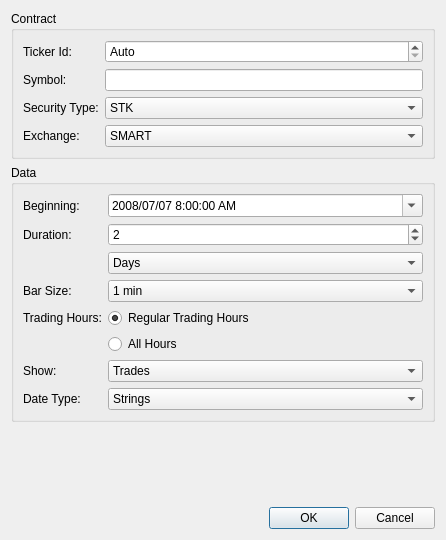
<ui version="4.0" >
 <class>HistoricalDataDialog</class>
 <widget class="QDialog" name="HistoricalDataDialog" >
  <property name="geometry" >
   <rect>
    <x>0</x>
    <y>0</y>
    <width>446</width>
    <height>540</height>
   </rect>
  </property>
  <property name="windowTitle" >
   <string>Historical Data Parameters</string>
  </property>
  <layout class="QVBoxLayout" name="verticalLayout" >
   <item>
    <widget class="QGroupBox" name="groupBox" >
     <property name="title" >
      <string>Contract</string>
     </property>
     <property name="flat" >
      <bool>true</bool>
     </property>
     <layout class="QGridLayout" name="gridLayout" >
      <item row="2" column="1" >
       <widget class="QComboBox" name="secType" >
        <item>
         <property name="text" >
          <string>STK</string>
         </property>
        </item>
        <item>
         <property name="text" >
          <string>OPT</string>
         </property>
        </item>
        <item>
         <property name="text" >
          <string>FUT</string>
         </property>
        </item>
       </widget>
      </item>
      <item row="2" column="0" >
       <widget class="QLabel" name="label_2" >
        <property name="text" >
         <string>Security Type:</string>
        </property>
       </widget>
      </item>
      <item row="1" column="0" >
       <widget class="QLabel" name="label_3" >
        <property name="text" >
         <string>Symbol:</string>
        </property>
       </widget>
      </item>
      <item row="1" column="1" >
       <widget class="QLineEdit" name="symbolName" >
        <property name="alignment" >
         <set>Qt::AlignLeading|Qt::AlignLeft|Qt::AlignVCenter</set>
        </property>
       </widget>
      </item>
      <item row="3" column="1" >
       <widget class="QComboBox" name="exchangeName" >
        <item>
         <property name="text" >
          <string>SMART</string>
         </property>
        </item>
        <item>
         <property name="text" >
          <string>NASDAQ</string>
         </property>
        </item>
        <item>
         <property name="text" >
          <string>NYSE</string>
         </property>
        </item>
       </widget>
      </item>
      <item row="3" column="0" >
       <widget class="QLabel" name="label_4" >
        <property name="text" >
         <string>Exchange:</string>
        </property>
       </widget>
      </item>
      <item row="0" column="0" >
       <widget class="QLabel" name="label" >
        <property name="text" >
         <string>Ticker Id:</string>
        </property>
       </widget>
      </item>
      <item row="0" column="1" >
       <widget class="QSpinBox" name="tickId" >
        <property name="frame" >
         <bool>true</bool>
        </property>
        <property name="specialValueText" >
         <string>Auto</string>
        </property>
        <property name="minimum" >
         <number>-1</number>
        </property>
        <property name="maximum" >
         <number>999999</number>
        </property>
        <property name="value" >
         <number>-1</number>
        </property>
       </widget>
      </item>
     </layout>
    </widget>
   </item>
   <item>
    <widget class="QGroupBox" name="groupBox_2" >
     <property name="title" >
      <string>Data</string>
     </property>
     <property name="flat" >
      <bool>true</bool>
     </property>
     <layout class="QGridLayout" name="gridLayout_2" >
      <item row="0" column="0" >
       <widget class="QLabel" name="label_5" >
        <property name="sizePolicy" >
         <sizepolicy vsizetype="Preferred" hsizetype="Minimum" >
          <horstretch>0</horstretch>
          <verstretch>0</verstretch>
         </sizepolicy>
        </property>
        <property name="text" >
         <string>Beginning:</string>
        </property>
       </widget>
      </item>
      <item row="0" column="1" >
       <widget class="QDateTimeEdit" name="startDate" >
        <property name="sizePolicy" >
         <sizepolicy vsizetype="Fixed" hsizetype="MinimumExpanding" >
          <horstretch>0</horstretch>
          <verstretch>0</verstretch>
         </sizepolicy>
        </property>
        <property name="dateTime" >
         <datetime>
          <hour>8</hour>
          <minute>0</minute>
          <second>0</second>
          <year>2008</year>
          <month>7</month>
          <day>7</day>
         </datetime>
        </property>
        <property name="date" >
         <date>
          <year>2008</year>
          <month>7</month>
          <day>7</day>
         </date>
        </property>
        <property name="displayFormat" >
         <string>yyyy/MM/dd h:mm:ss AP</string>
        </property>
        <property name="calendarPopup" >
         <bool>true</bool>
        </property>
       </widget>
      </item>
      <item row="1" column="0" >
       <widget class="QLabel" name="label_6" >
        <property name="sizePolicy" >
         <sizepolicy vsizetype="Preferred" hsizetype="Minimum" >
          <horstretch>0</horstretch>
          <verstretch>0</verstretch>
         </sizepolicy>
        </property>
        <property name="text" >
         <string>Duration:</string>
        </property>
       </widget>
      </item>
      <item row="1" column="1" >
       <widget class="QSpinBox" name="durationValue" >
        <property name="minimum" >
         <number>1</number>
        </property>
        <property name="maximum" >
         <number>99999</number>
        </property>
        <property name="singleStep" >
         <number>1</number>
        </property>
        <property name="value" >
         <number>2</number>
        </property>
       </widget>
      </item>
      <item row="2" column="1" >
       <widget class="QComboBox" name="durationType" >
        <property name="currentIndex" >
         <number>1</number>
        </property>
        <item>
         <property name="text" >
          <string>Seconds</string>
         </property>
        </item>
        <item>
         <property name="text" >
          <string>Days</string>
         </property>
        </item>
        <item>
         <property name="text" >
          <string>Weeks</string>
         </property>
        </item>
       </widget>
      </item>
      <item row="3" column="0" >
       <widget class="QLabel" name="label_10" >
        <property name="sizePolicy" >
         <sizepolicy vsizetype="Preferred" hsizetype="Minimum" >
          <horstretch>0</horstretch>
          <verstretch>0</verstretch>
         </sizepolicy>
        </property>
        <property name="text" >
         <string>Bar Size:</string>
        </property>
       </widget>
      </item>
      <item row="3" column="1" >
       <widget class="QComboBox" name="barSize" >
        <property name="currentIndex" >
         <number>4</number>
        </property>
        <item>
         <property name="text" >
          <string>1 secs</string>
         </property>
        </item>
        <item>
         <property name="text" >
          <string>5 secs</string>
         </property>
        </item>
        <item>
         <property name="text" >
          <string>15 secs</string>
         </property>
        </item>
        <item>
         <property name="text" >
          <string>30 secs</string>
         </property>
        </item>
        <item>
         <property name="text" >
          <string>1 min</string>
         </property>
        </item>
        <item>
         <property name="text" >
          <string>2 mins</string>
         </property>
        </item>
        <item>
         <property name="text" >
          <string>3 mins</string>
         </property>
        </item>
        <item>
         <property name="text" >
          <string>5 mins</string>
         </property>
        </item>
        <item>
         <property name="text" >
          <string>15 mins</string>
         </property>
        </item>
        <item>
         <property name="text" >
          <string>30 mins</string>
         </property>
        </item>
        <item>
         <property name="text" >
          <string>1 hour</string>
         </property>
        </item>
        <item>
         <property name="text" >
          <string>1 day</string>
         </property>
        </item>
        <item>
         <property name="text" >
          <string>1 week</string>
         </property>
        </item>
        <item>
         <property name="text" >
          <string>1 month</string>
         </property>
        </item>
        <item>
         <property name="text" >
          <string>3 months</string>
         </property>
        </item>
        <item>
         <property name="text" >
          <string>1 year</string>
         </property>
        </item>
       </widget>
      </item>
      <item row="4" column="0" >
       <widget class="QLabel" name="label_9" >
        <property name="sizePolicy" >
         <sizepolicy vsizetype="Preferred" hsizetype="Minimum" >
          <horstretch>0</horstretch>
          <verstretch>0</verstretch>
         </sizepolicy>
        </property>
        <property name="text" >
         <string>Trading Hours:</string>
        </property>
       </widget>
      </item>
      <item row="4" column="1" >
       <widget class="QRadioButton" name="rthYes" >
        <property name="text" >
         <string>Regular Trading Hours</string>
        </property>
        <property name="checked" >
         <bool>true</bool>
        </property>
       </widget>
      </item>
      <item row="5" column="1" >
       <widget class="QRadioButton" name="rthNo" >
        <property name="text" >
         <string>All Hours</string>
        </property>
       </widget>
      </item>
      <item row="6" column="0" >
       <widget class="QLabel" name="label_7" >
        <property name="sizePolicy" >
         <sizepolicy vsizetype="Preferred" hsizetype="Minimum" >
          <horstretch>0</horstretch>
          <verstretch>0</verstretch>
         </sizepolicy>
        </property>
        <property name="text" >
         <string>Show:</string>
        </property>
       </widget>
      </item>
      <item row="6" column="1" >
       <widget class="QComboBox" name="showType" >
        <item>
         <property name="text" >
          <string>Trades</string>
         </property>
        </item>
        <item>
         <property name="text" >
          <string>Midpoint</string>
         </property>
        </item>
        <item>
         <property name="text" >
          <string>Bid</string>
         </property>
        </item>
        <item>
         <property name="text" >
          <string>Ask</string>
         </property>
        </item>
        <item>
         <property name="text" >
          <string>Bid_Ask</string>
         </property>
        </item>
       </widget>
      </item>
      <item row="7" column="0" >
       <widget class="QLabel" name="label_8" >
        <property name="sizePolicy" >
         <sizepolicy vsizetype="Preferred" hsizetype="Minimum" >
          <horstretch>0</horstretch>
          <verstretch>0</verstretch>
         </sizepolicy>
        </property>
        <property name="text" >
         <string>Date Type:</string>
        </property>
       </widget>
      </item>
      <item row="7" column="1" >
       <widget class="QComboBox" name="dateType" >
        <item>
         <property name="text" >
          <string>Strings</string>
         </property>
        </item>
        <item>
         <property name="text" >
          <string>Integers</string>
         </property>
        </item>
       </widget>
      </item>
     </layout>
    </widget>
   </item>
   <item>
    <spacer name="verticalSpacer" >
     <property name="orientation" >
      <enum>Qt::Vertical</enum>
     </property>
     <property name="sizeHint" stdset="0" >
      <size>
       <width>20</width>
       <height>40</height>
      </size>
     </property>
    </spacer>
   </item>
   <item>
    <widget class="QDialogButtonBox" name="buttonBox" >
     <property name="orientation" >
      <enum>Qt::Horizontal</enum>
     </property>
     <property name="standardButtons" >
      <set>QDialogButtonBox::Cancel|QDialogButtonBox::Ok</set>
     </property>
    </widget>
   </item>
  </layout>
 </widget>
 <tabstops>
  <tabstop>tickId</tabstop>
  <tabstop>symbolName</tabstop>
  <tabstop>secType</tabstop>
  <tabstop>exchangeName</tabstop>
  <tabstop>startDate</tabstop>
  <tabstop>durationValue</tabstop>
  <tabstop>durationType</tabstop>
  <tabstop>barSize</tabstop>
  <tabstop>rthYes</tabstop>
  <tabstop>rthNo</tabstop>
  <tabstop>showType</tabstop>
  <tabstop>dateType</tabstop>
  <tabstop>buttonBox</tabstop>
 </tabstops>
 <includes/>
 <resources/>
 <connections>
  <connection>
   <sender>buttonBox</sender>
   <signal>accepted()</signal>
   <receiver>HistoricalDataDialog</receiver>
   <slot>accept()</slot>
   <hints>
    <hint type="sourcelabel" >
     <x>248</x>
     <y>254</y>
    </hint>
    <hint type="destinationlabel" >
     <x>157</x>
     <y>274</y>
    </hint>
   </hints>
  </connection>
  <connection>
   <sender>buttonBox</sender>
   <signal>rejected()</signal>
   <receiver>HistoricalDataDialog</receiver>
   <slot>reject()</slot>
   <hints>
    <hint type="sourcelabel" >
     <x>316</x>
     <y>260</y>
    </hint>
    <hint type="destinationlabel" >
     <x>286</x>
     <y>274</y>
    </hint>
   </hints>
  </connection>
 </connections>
</ui>
